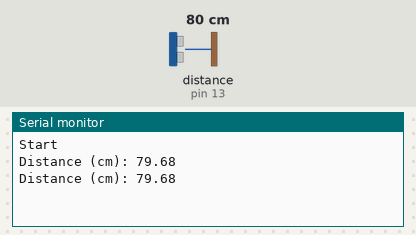
Bench run of a sketch on a simulated Arduino Uno, built with avr-gcc and run on an emulated ATmega328P. On the bench: the last lines printed to the serial monitor. Wiring (inferred from the names in the program): ultrasonic range finder: trigger pin 15; echo pin 13. Inputs (shaded band) come from the test bench; at power-on: distance to the obstacle (sensor on pin 13) 80 cm. The echo pulse lasts 58.3 µs per cm.

Above: at 1.8 s.
1.9 s: distance to the obstacle (sensor on pin 13) set to 2 cm
At 2.6 s:
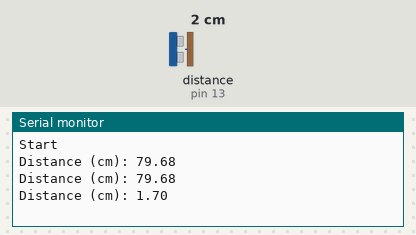
3.4 s: distance to the obstacle (sensor on pin 13) set to 4 cm
At 4.8 s:
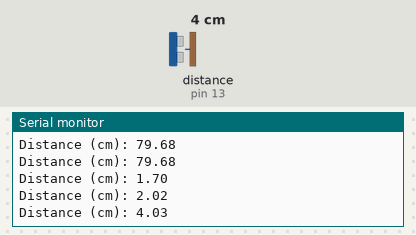
Timing chart, 0 to 6.4 s (numbered marks = the images above; inputs shaded):
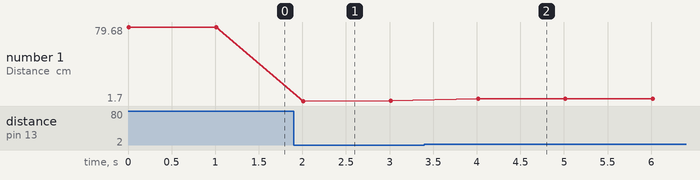

Measured:
- after the input at 1.9 s, the serial monitor: prints a new line after 0.11 s (image 1)
- after the input at 3.4 s, the serial monitor: prints a new line after 0.61 s (image 2)
- plotted number 1: 79.68 → 2.02 after the input at 1.9 s, 2.02 → 4.03 after the input at 3.4 s

The sketch:

ultra_sonic.ino
```cpp
const int echoPin = 13; // d7 - in/out
const int trigPin = 15; // d8 - out
//define sound velocity in cm/uS
#define SOUND_VELOCITY 0.0343
#define CM_TO_INCH 0.393701

long duration;
float distanceCm;
float distanceInch;

void setup() {
  Serial.begin(9600); // Starts the serial communication
  pinMode(trigPin, OUTPUT); // Sets the trigPin as an Output
  pinMode(echoPin, INPUT); // Sets the echoPin as an Input
  Serial.println("Start");

}

void loop() {
getDist(); delay(1000);

}

void getDist()  {
    // Clears the trigPin
  digitalWrite(trigPin, LOW);
  delayMicroseconds(2);
  // Sets the trigPin on HIGH state for 10 micro seconds
  digitalWrite(trigPin, HIGH);
  delayMicroseconds(10);
  digitalWrite(trigPin, LOW);

  // Reads the echoPin, returns the sound wave travel time in microseconds
  duration = pulseIn(echoPin, HIGH);

  // Calculate the distance
  distanceCm = duration * SOUND_VELOCITY/2;


  // Prints the distance on the Serial Monitor
  Serial.print("Distance (cm): ");
  Serial.println(distanceCm);

}
```
